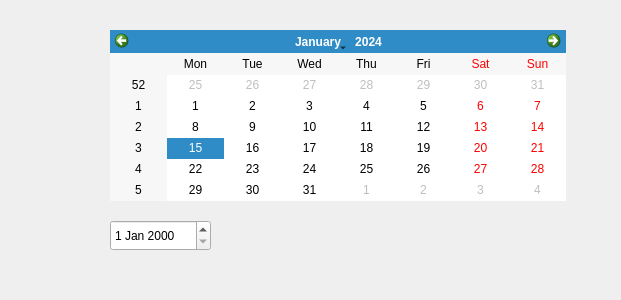
<?xml version="1.0" encoding="UTF-8"?>
<ui version="4.0">
 <class>Dialog</class>
 <widget class="QDialog" name="Dialog">
  <property name="geometry">
   <rect>
    <x>0</x>
    <y>0</y>
    <width>621</width>
    <height>300</height>
   </rect>
  </property>
  <property name="windowTitle">
   <string>Dialog</string>
  </property>
  <widget class="QCalendarWidget" name="calendarWidget">
   <property name="geometry">
    <rect>
     <x>110</x>
     <y>30</y>
     <width>456</width>
     <height>171</height>
    </rect>
   </property>
  </widget>
  <widget class="QDateEdit" name="dateEdit">
   <property name="geometry">
    <rect>
     <x>110</x>
     <y>220</y>
     <width>101</width>
     <height>31</height>
    </rect>
   </property>
  </widget>
 </widget>
 <resources/>
 <connections/>
</ui>
